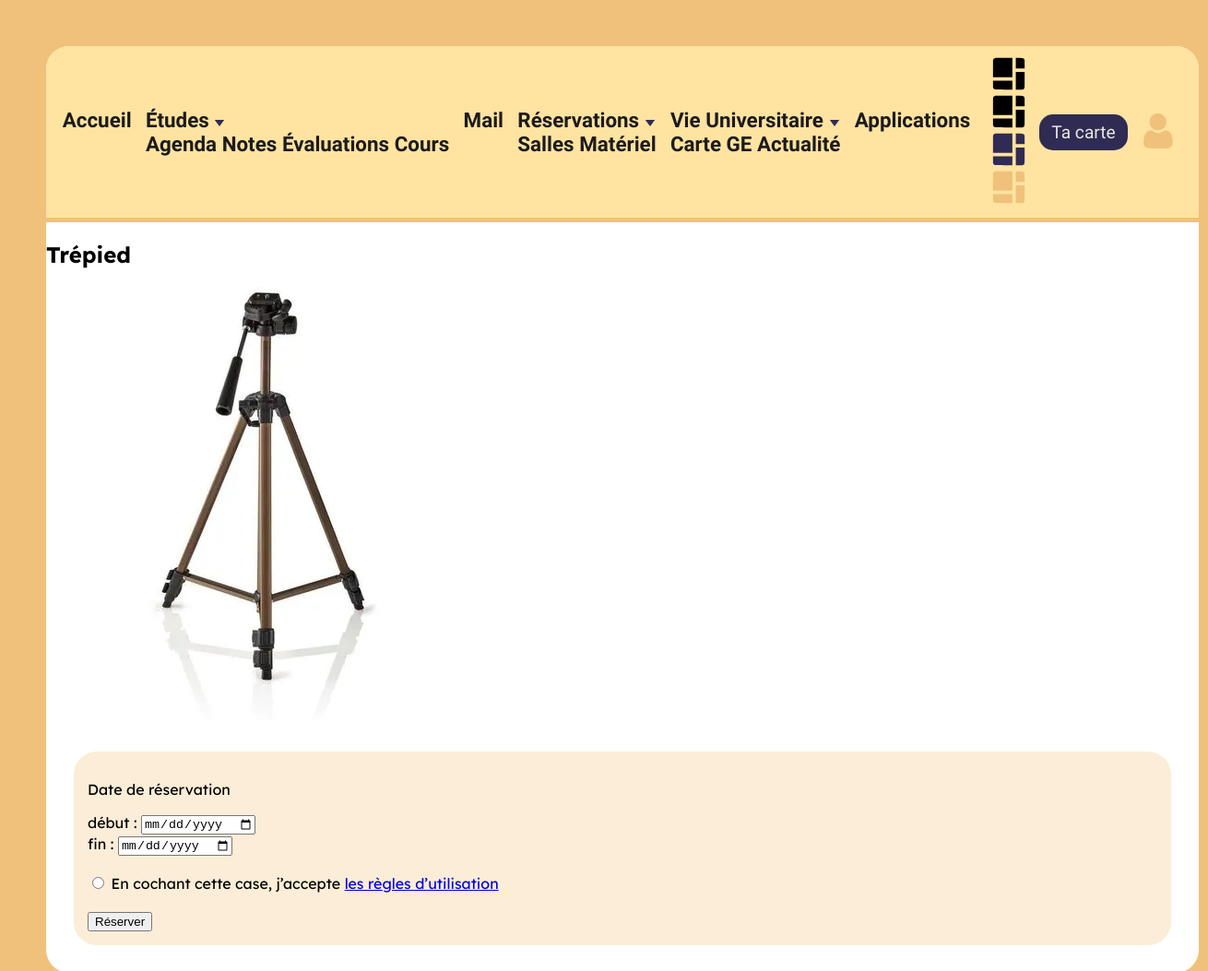
/detail_materiel.php?id=7, run on the app's committed database.
### tables this page shows
CREATE TABLE `materiel` (
  `id_materiel` int(11) NOT NULL,
  `materiel_titre` varchar(100) NOT NULL,
  `description` varchar(1000) NOT NULL,
  `type` varchar(50) NOT NULL,
  `image` varchar(100) NOT NULL,
  `notice` varchar(100) DEFAULT NULL
);

### detail_materiel.php (the view, shortened to what this page needs)
<!DOCTYPE html>
<html lang="fr">
<head>
        <link rel="stylesheet" href="style_de base.css">
        <link rel="stylesheet" href="detail_materiel.css">
</head>
<body>
    <main>
        <?php
        include('nav.php');
        include('connexion.php');
        ?>
        <?php
        $materiel_res = $_GET["id"];
        $stmt=$db->query("SELECT * FROM materiel WHERE id_materiel= '$materiel_res'");
        $result=$stmt->fetch(PDO::FETCH_ASSOC);
        ?>
        <div>
            <h2><?= $result['materiel_titre']?></h2>
            <div>
                <?= $result['image']?>
            </div>
        </div>
        <form action="traite_reservation.php?id=<?=$result['id_materiel']?>" method="POST">
            <p>Date de réservation</p>
            <label for="debut">début : </label>
            <input type="date" id="debut" name="debut">
            <br>
            <label for="fin">fin : </label>
            <input type="date" id="fin" name="fin">
            <br><br>
            <input type="radio" id="conditions" name="conditions" value="conditions"/>
            <label for="conditions">En cochant cette case, j’accepte <a href="./document/regles_utilisation">les règles d’utilisation</a></label>
            <br><br>
            <input type="submit" name="reservation" value="Réserver">
        </form>
    </main>
</body>
</html>

### style_de base.css (style rules this page uses)
*, *:before, *:after { box-sizing: border-box; }
:root { --grey: #E7E7E7; --white-grey: #F4F4F4; --yellow1: #FBEDD7; --yellow2: #FFE3A1; --yellow3: #F9D57F; --yellow4: #F0c17b; --pink: #FFBDBD; --black: #1c1b1b; --blue: #302B52; }
body { background-color: var(--yellow4); display: grid; place-items: center; height: 100vh; margin: 0; padding: 50px; font-family: 'Lexend Deca', sans-serif; }
main { background-color: white; width: 100%; height: 100%; border-radius: 25px; }

### detail_materiel.css (style rules this page uses)
:root { --grey: #E7E7E7; --white-grey: #F4F4F4; --yellow1: #FBEDD7; --yellow2: #FFE3A1; --yellow3: #F9D57F; --yellow4: #F0c17b; --black: #1c1b1b; --blue: #302B52; }
form { background-color: var(--yellow1); border-radius: 25px; padding: 15px; margin: 30px; }

### data on the page
materiel: materiel_titre "Trépied", image (picture)
